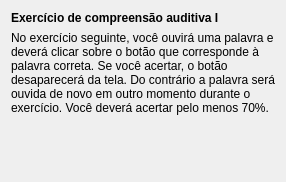
     <widget class="QWidget" name="Ekzerco1_Lec01">
      <attribute name="icon">
       <iconset resource="ikonoj.qrc">
        <normaloff>:/ikonoj/oreleto.png</normaloff>:/ikonoj/oreleto.png</iconset>
      </attribute>
      <attribute name="title">
       <string>2</string>
      </attribute>
      <layout class="QVBoxLayout" name="verticalLayout_5">
       <item>
        <widget class="titolo" name="Lec01_Label3">
         <property name="font">
          <font>
           <weight>75</weight>
           <bold>true</bold>
          </font>
         </property>
         <property name="text">
          <string notr="true">Exercício de compreensão auditiva I</string>
         </property>
        </widget>
       </item>
       <item>
        <widget class="QLabel" name="Lec01_Label6">
         <property name="text">
          <string notr="true">No exercício seguinte, você ouvirá uma palavra e deverá clicar sobre o botão que corresponde à palavra correta. Se você acertar, o botão desaparecerá da tela. Do contrário a palavra será ouvida de novo em outro momento durante o exercício. Você deverá acertar pelo menos 70%.</string>
         </property>
         <property name="wordWrap">
          <bool>true</bool>
         </property>
        </widget>
       </item>
       <item>
        <widget class="ekzerco1" name="frame">
         <property name="frameShape">
          <enum>QFrame::Box</enum>
         </property>
         <property name="frameShadow">
          <enum>QFrame::Raised</enum>
         </property>
        </widget>
       </item>
       <item>
        <spacer name="verticalSpacer_2">
         <property name="orientation">
          <enum>Qt::Vertical</enum>
         </property>
         <property name="sizeHint" stdset="0">
          <size>
           <width>20</width>
           <height>50</height>
          </size>
         </property>
        </spacer>
       </item>
      </layout>
     </widget>
